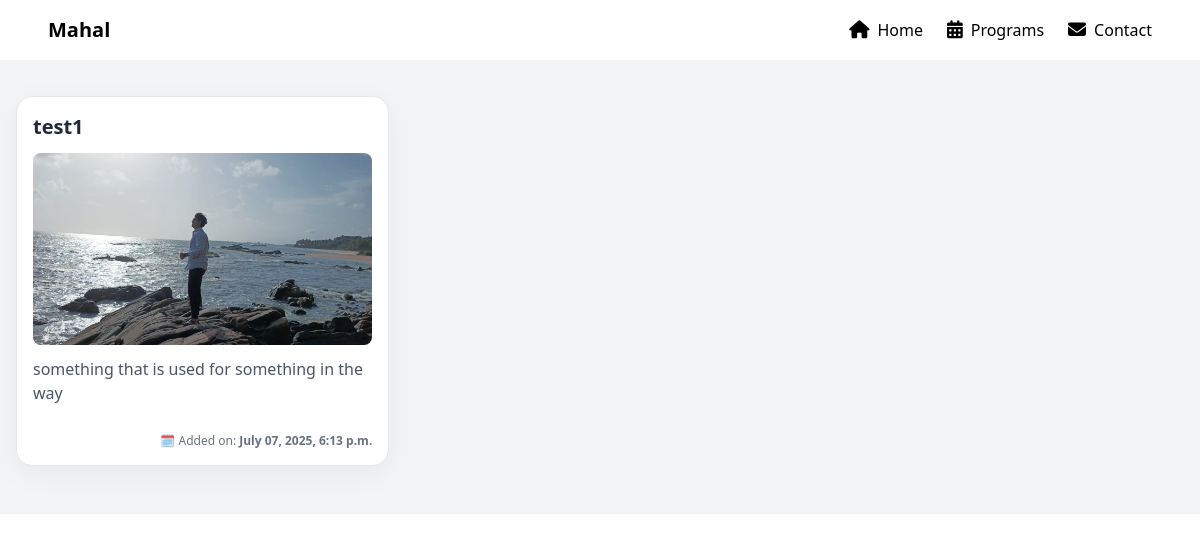
/houses/, run on an earlier commit of the app's database.
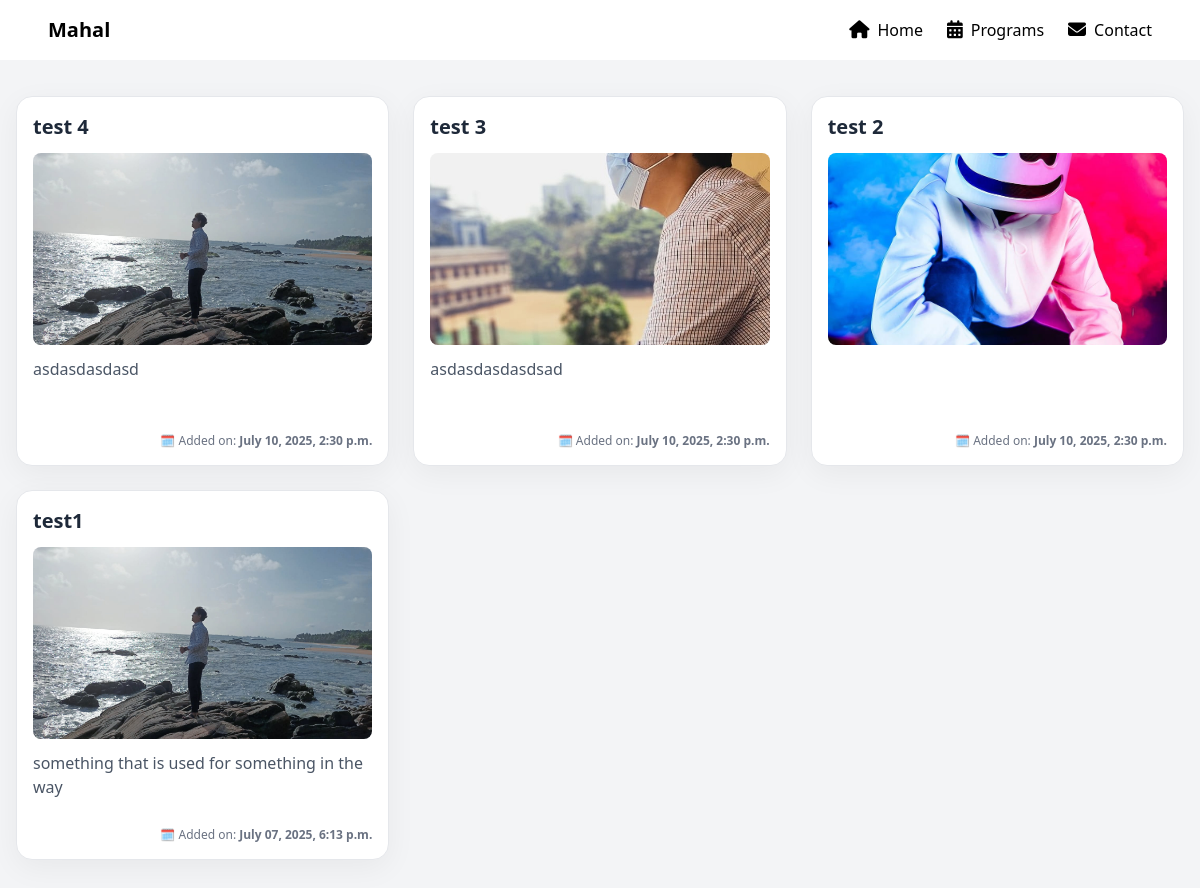
And on a later commit of the database.
### houses/models.py (models this page shows, shortened)
class Hosuse(models.Model):
    title = models.CharField(max_length=100)  # House name/title
    description = models.TextField(blank=True)  # Optional details about the house
    image = models.ImageField(upload_to='hosuses/', blank=True, null=True)  # Optional house image
    date_posted = models.DateTimeField(auto_now_add=True)  # When the house was added
    head_of_house = models.CharField(max_length=100)  # Name of head of the family
    total_members = models.PositiveIntegerField()  # Number of members in the house
    contact_number = models.CharField(max_length=15, blank=True)  # Optional
    address = models.TextField(blank=True)  # Optional full address or street
    zone = models.CharField(max_length=100, blank=True)  # Optional: area or zone in mahal
    class Meta:
        ordering = ['-date_posted']

### houses/views.py (the view)
# urls.py: path("", views.houses, name="houses"),
def houses(request):
    houses = Hosuse.objects.all().order_by('-date_posted')
    context = {
        'houses': houses,
        'transparent_nav': False,
    }
    return render(request, 'Houses/houses.html', context)

### houses/templates/Houses/houses.html (shortened to what this page needs)
{% extends "main/layout.html" %}
{% block content %}
<div class="mt-12 bg-gray-100 text-black min-h-[100vh] py-12 px-4">
  {% if houses %}
    <div class="grid grid-cols-1 sm:grid-cols-2 md:grid-cols-3 gap-6 max-w-7xl mx-auto">
      {% for house in houses %}
        <a href="{% url 'Houses:house_detail' house.id %}" class="transform hover:-translate-y-1 transition duration-300 ease-in-out">
          <div class="bg-white rounded-2xl p-4 w-full max-w-sm mx-auto border border-gray-200 shadow-[0_8px_30px_rgba(0,0,0,0.05)] hover:shadow-[0_8px_40px_rgba(0,0,0,0.08)] transition-shadow duration-300">
            <h2 class="text-xl font-bold mb-3 text-gray-800">{{ house.title }}</h2>
            {% if house.image %}
              <div class="h-48 w-full rounded-lg overflow-hidden mb-3">
                <img src="{{ house.image.url }}" alt="House image" class="w-full h-full object-cover" />
              </div>
            {% else %}
              <div class="bg-gray-200 h-48 w-full rounded-lg flex items-center justify-center text-gray-500 text-sm mb-3">
                No image
              </div>
            {% endif %}
            <p class="text-gray-600 min-h-[60px] mb-4">
              {% if house.description %}{{ house.description }}{% else %}&nbsp;{% endif %}
            </p>
            <p class="text-xs text-right text-gray-500">
              🗓️ Added on: <span class="font-semibold">{{ house.date_posted|date:"F d, Y, g:i a" }}</span>
            </p>
          </div>
        </a>
      {% endfor %}
    </div>
  {% else %}
    <p class="text-red-600 text-lg text-center">🚫 No houses found.</p>
  {% endif %}
</div>
{% endblock %}

What changed in the data, as far as the page shows it:
added Hosuse: title "test 4", image (picture), description "asdasdasdasd", date_posted "July 10, 2025, 2:30 p.m."
added Hosuse: title "test 3", image (picture), description "asdasdasdasdsad", date_posted "July 10, 2025, 2:30 p.m."
added Hosuse: title "test 2", image (picture), date_posted "July 10, 2025, 2:30 p.m."
